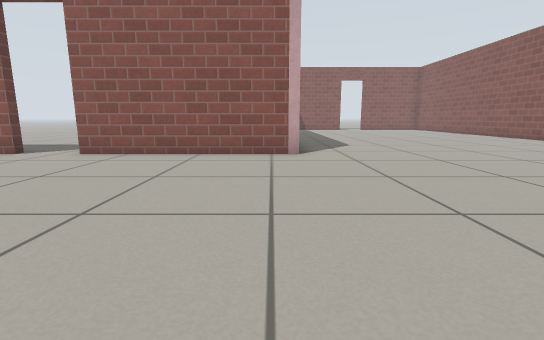
View 1 (above)

17 first-person views from a walk through a robot-simulator world made for Gazebo. The camera is 0.5 m above the floor, tilts 10° down and sees 85° across. The floor is counted in squares, 0.5 m on a side. Each view is taken from the middle of a square. On the plan, view 1 faces up. The plan holds only what a view shows up to about 12 squares ahead; the rest is blank. Simple patterns stand in for the simulator's built-in surfaces.

View 2
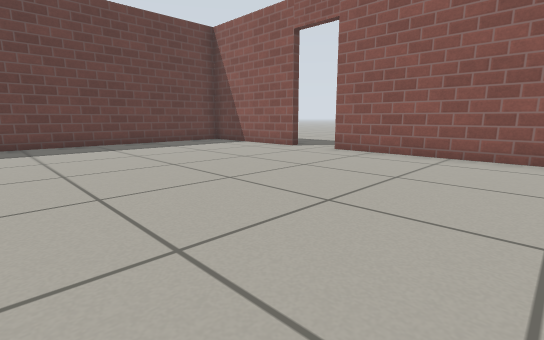

View 3
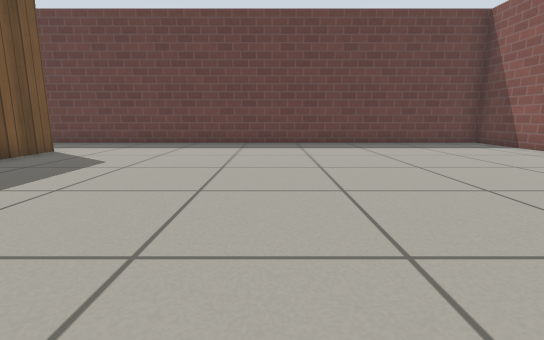

View 4
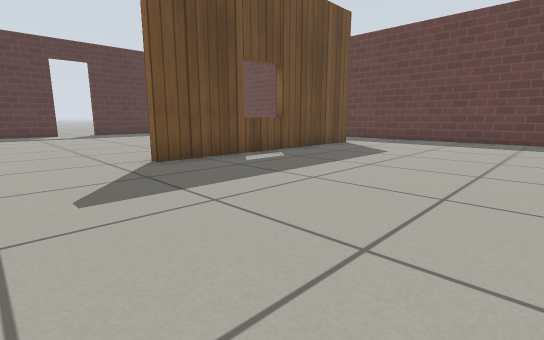

View 5
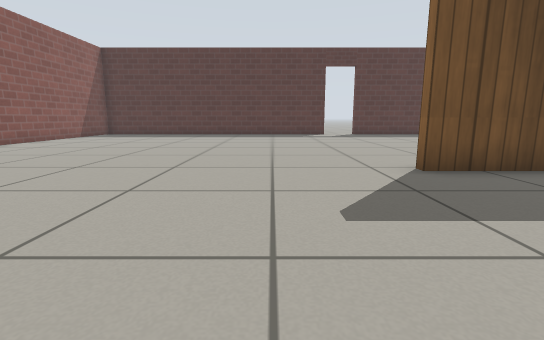

View 6
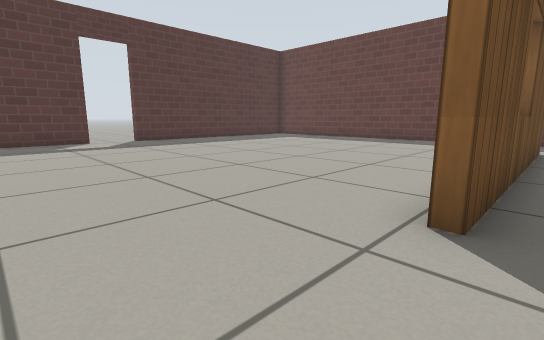

View 7
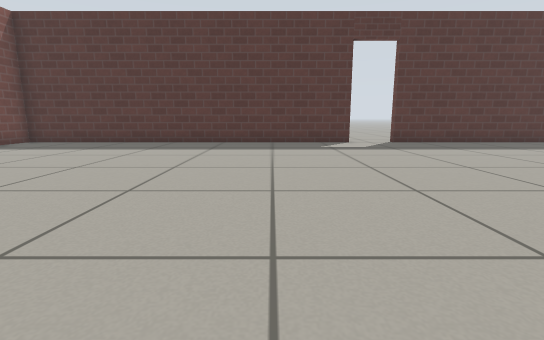

View 8
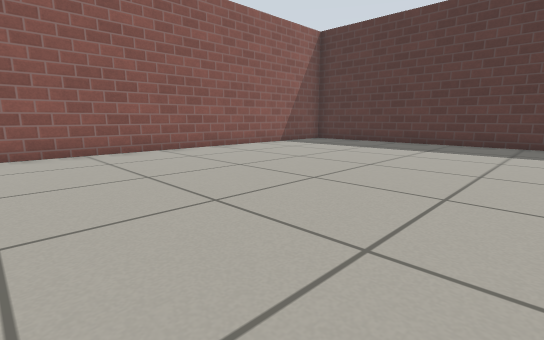

View 9
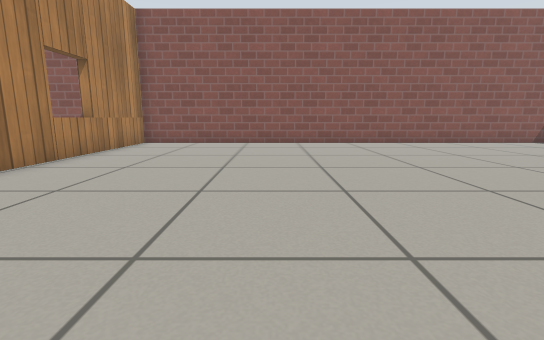

View 10
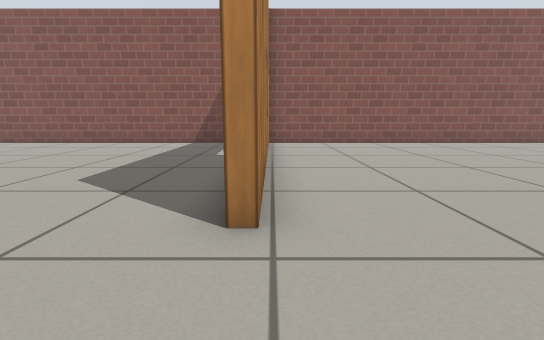

View 11
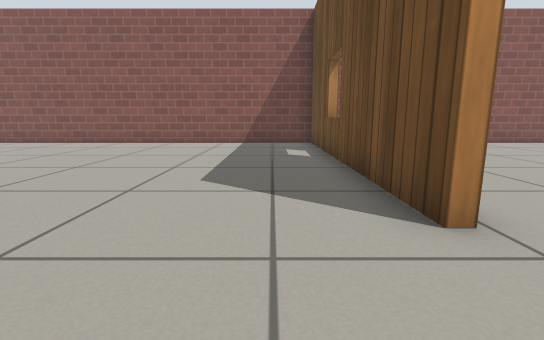

View 12
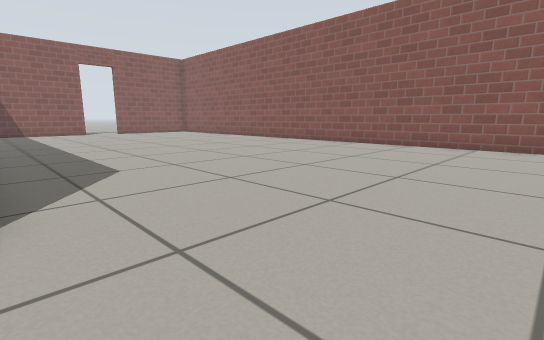

View 13
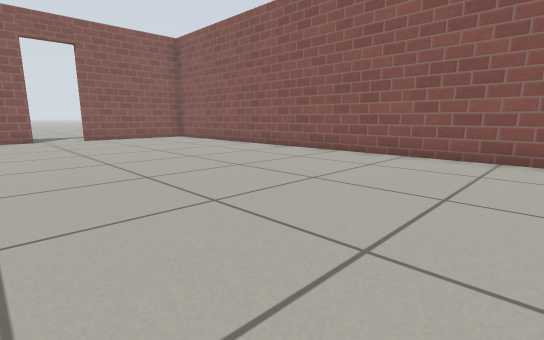

View 14
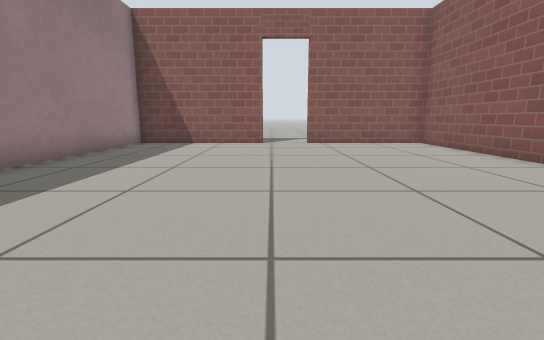

View 15
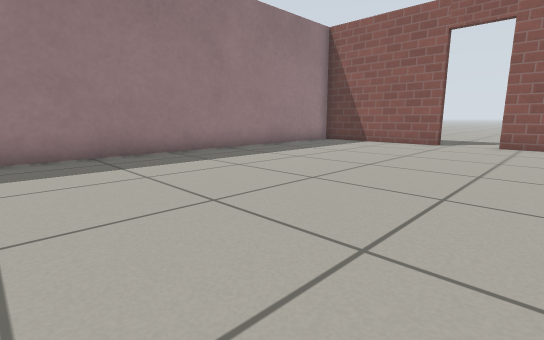

View 16
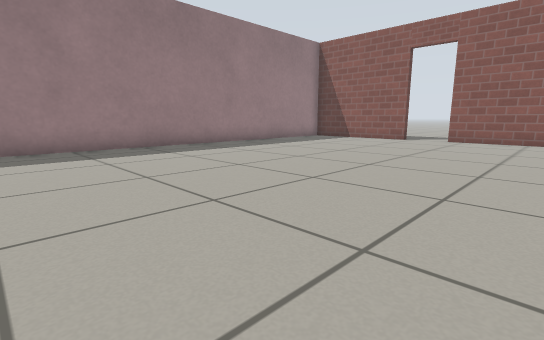

View 17
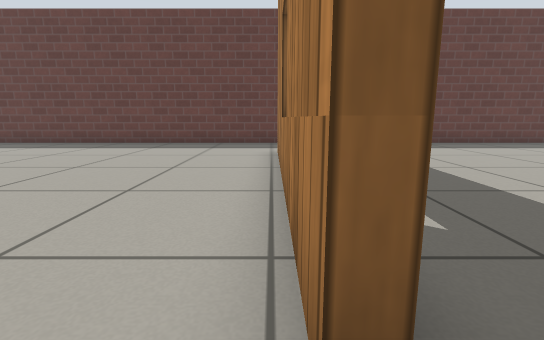

### Floor plan
Points are (right, up) in squares from view 1. A wall is a line through its corners. A room is listed if a view was taken in it or the views show most of it. See-through windows are left out.
Room 1 (views 1, 2, 3, 4, 5, 6, 7, 8, 9, 10, 11, 12, 13, 14, 15, 16, 17)
walls: (2.6, -0.6) (12, -0.6) (12, 24.9) (7.4, 24.9); (-0.7, -6.8) (-8.6, -6.8); (0.9, 8.2) (-5.4, 8.2); (-8.9, -6.5) (-0.7, -6.5); (-7.1, 8.2) (-11.9, 8.2) (-11.9, -18); (-1.3, -19.2) (12, -19.2) (12, -0.9) (2.6, -0.9); (-9, -19.2) (-2.9, -19.2); (5.8, 24.9) (0.8, 24.9) (0.8, 11.4)
low walls: (2.6, -0.9) (2.6, -0.6)
ways out: open door at (-6.5, 8); open door at (-2.5, -19); open door at (6.5, 25)

Positions as (right, up) in squares from view 1, and headings:
1: (0, 0), facing up
2: (0, 0), facing up-left
3: (0, 0), facing left
4: (2, 0), facing down-left
5: (2, -1), facing down
6: (2, -6), facing down-left
7: (2, -7), facing down
8: (3, -7), facing down-right
9: (0, -6), facing right
10: (0, -1), facing right
11: (0, 1), facing right
12: (1, 5), facing up-right
13: (4, 10), facing up-right
14: (6, 13), facing up
15: (9, 13), facing up-left
16: (11, 11), facing up-left
17: (0, -7), facing left
